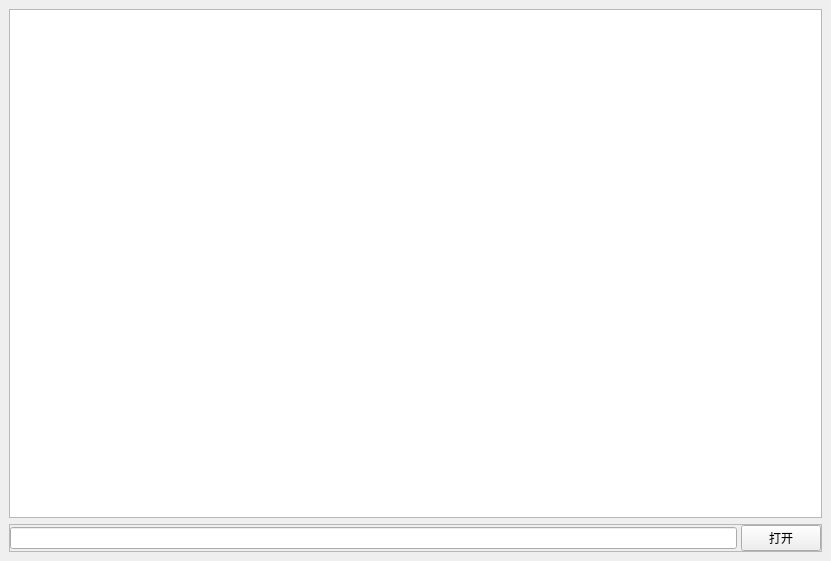
<?xml version="1.0" encoding="UTF-8"?>
<ui version="4.0">
 <class>MainWindow</class>
 <widget class="QMainWindow" name="MainWindow">
  <property name="geometry">
   <rect>
    <x>0</x>
    <y>0</y>
    <width>831</width>
    <height>561</height>
   </rect>
  </property>
  <property name="windowTitle">
   <string>MainWindow</string>
  </property>
  <widget class="QWidget" name="centralwidget">
   <layout class="QVBoxLayout" name="verticalLayout_2">
    <property name="spacing">
     <number>6</number>
    </property>
    <property name="leftMargin">
     <number>9</number>
    </property>
    <property name="topMargin">
     <number>9</number>
    </property>
    <property name="rightMargin">
     <number>9</number>
    </property>
    <property name="bottomMargin">
     <number>9</number>
    </property>
    <item>
     <widget class="QTextBrowser" name="textBrowser"/>
    </item>
    <item>
     <widget class="QFrame" name="frame">
      <property name="frameShape">
       <enum>QFrame::StyledPanel</enum>
      </property>
      <property name="frameShadow">
       <enum>QFrame::Raised</enum>
      </property>
      <layout class="QHBoxLayout" name="horizontalLayout">
       <property name="spacing">
        <number>4</number>
       </property>
       <property name="leftMargin">
        <number>0</number>
       </property>
       <property name="topMargin">
        <number>0</number>
       </property>
       <property name="rightMargin">
        <number>0</number>
       </property>
       <property name="bottomMargin">
        <number>0</number>
       </property>
       <item>
        <widget class="QLineEdit" name="lineEdit">
         <property name="readOnly">
          <bool>true</bool>
         </property>
        </widget>
       </item>
       <item>
        <widget class="QPushButton" name="pushButton">
         <property name="text">
          <string>打开</string>
         </property>
        </widget>
       </item>
      </layout>
     </widget>
    </item>
   </layout>
  </widget>
 </widget>
 <resources/>
 <connections/>
</ui>
